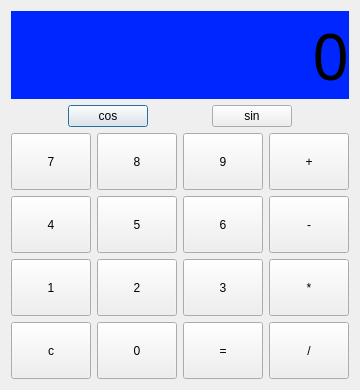
<?xml version="1.0" encoding="UTF-8"?>
<ui version="4.0">
 <class>expr</class>
 <widget class="QDialog" name="expr">
  <property name="geometry">
   <rect>
    <x>0</x>
    <y>0</y>
    <width>358</width>
    <height>390</height>
   </rect>
  </property>
  <property name="windowTitle">
   <string>计算器</string>
  </property>
  <layout class="QVBoxLayout" name="verticalLayout_2" stretch="2,8">
   <item>
    <widget class="QLabel" name="lbl_display">
     <property name="font">
      <font>
       <family>Agency FB</family>
       <pointsize>48</pointsize>
       <weight>50</weight>
       <italic>false</italic>
       <bold>false</bold>
      </font>
     </property>
     <property name="acceptDrops">
      <bool>false</bool>
     </property>
     <property name="styleSheet">
      <string notr="true">font: 48pt &quot;Agency FB&quot;;
background-color: rgb(0, 38, 255);</string>
     </property>
     <property name="text">
      <string>0</string>
     </property>
     <property name="scaledContents">
      <bool>false</bool>
     </property>
     <property name="alignment">
      <set>Qt::AlignRight|Qt::AlignTrailing|Qt::AlignVCenter</set>
     </property>
    </widget>
   </item>
   <item>
    <layout class="QVBoxLayout" name="verticalLayout" stretch="0,0">
     <property name="sizeConstraint">
      <enum>QLayout::SetDefaultConstraint</enum>
     </property>
     <item>
      <layout class="QHBoxLayout" name="horizontalLayout">
       <item>
        <spacer name="horizontalSpacer_2">
         <property name="orientation">
          <enum>Qt::Horizontal</enum>
         </property>
         <property name="sizeHint" stdset="0">
          <size>
           <width>40</width>
           <height>20</height>
          </size>
         </property>
        </spacer>
       </item>
       <item>
        <widget class="QPushButton" name="btn_cos">
         <property name="text">
          <string>cos</string>
         </property>
        </widget>
       </item>
       <item>
        <spacer name="horizontalSpacer">
         <property name="orientation">
          <enum>Qt::Horizontal</enum>
         </property>
         <property name="sizeHint" stdset="0">
          <size>
           <width>40</width>
           <height>20</height>
          </size>
         </property>
        </spacer>
       </item>
       <item>
        <widget class="QPushButton" name="btn_sin">
         <property name="text">
          <string>sin</string>
         </property>
        </widget>
       </item>
       <item>
        <spacer name="horizontalSpacer_3">
         <property name="orientation">
          <enum>Qt::Horizontal</enum>
         </property>
         <property name="sizeHint" stdset="0">
          <size>
           <width>40</width>
           <height>20</height>
          </size>
         </property>
        </spacer>
       </item>
      </layout>
     </item>
     <item>
      <layout class="QGridLayout" name="gridLayout">
       <item row="0" column="0">
        <widget class="QPushButton" name="btn_7">
         <property name="sizePolicy">
          <sizepolicy hsizetype="Expanding" vsizetype="Expanding">
           <horstretch>0</horstretch>
           <verstretch>0</verstretch>
          </sizepolicy>
         </property>
         <property name="text">
          <string>7</string>
         </property>
        </widget>
       </item>
       <item row="0" column="2">
        <widget class="QPushButton" name="btn_9">
         <property name="sizePolicy">
          <sizepolicy hsizetype="Expanding" vsizetype="Expanding">
           <horstretch>0</horstretch>
           <verstretch>0</verstretch>
          </sizepolicy>
         </property>
         <property name="text">
          <string>9</string>
         </property>
        </widget>
       </item>
       <item row="0" column="1">
        <widget class="QPushButton" name="btn_8">
         <property name="sizePolicy">
          <sizepolicy hsizetype="Expanding" vsizetype="Expanding">
           <horstretch>0</horstretch>
           <verstretch>0</verstretch>
          </sizepolicy>
         </property>
         <property name="text">
          <string>8</string>
         </property>
        </widget>
       </item>
       <item row="1" column="0">
        <widget class="QPushButton" name="btn_4">
         <property name="sizePolicy">
          <sizepolicy hsizetype="Expanding" vsizetype="Expanding">
           <horstretch>0</horstretch>
           <verstretch>0</verstretch>
          </sizepolicy>
         </property>
         <property name="text">
          <string>4</string>
         </property>
        </widget>
       </item>
       <item row="1" column="2">
        <widget class="QPushButton" name="btn_6">
         <property name="sizePolicy">
          <sizepolicy hsizetype="Expanding" vsizetype="Expanding">
           <horstretch>0</horstretch>
           <verstretch>0</verstretch>
          </sizepolicy>
         </property>
         <property name="text">
          <string>6</string>
         </property>
        </widget>
       </item>
       <item row="2" column="0">
        <widget class="QPushButton" name="btn_1">
         <property name="sizePolicy">
          <sizepolicy hsizetype="Expanding" vsizetype="Expanding">
           <horstretch>0</horstretch>
           <verstretch>0</verstretch>
          </sizepolicy>
         </property>
         <property name="text">
          <string>1</string>
         </property>
        </widget>
       </item>
       <item row="2" column="1">
        <widget class="QPushButton" name="btn_2">
         <property name="sizePolicy">
          <sizepolicy hsizetype="Expanding" vsizetype="Expanding">
           <horstretch>0</horstretch>
           <verstretch>0</verstretch>
          </sizepolicy>
         </property>
         <property name="text">
          <string>2</string>
         </property>
        </widget>
       </item>
       <item row="0" column="3">
        <widget class="QPushButton" name="btn_plus">
         <property name="sizePolicy">
          <sizepolicy hsizetype="Expanding" vsizetype="Expanding">
           <horstretch>0</horstretch>
           <verstretch>0</verstretch>
          </sizepolicy>
         </property>
         <property name="text">
          <string>+</string>
         </property>
        </widget>
       </item>
       <item row="2" column="2">
        <widget class="QPushButton" name="btn_3">
         <property name="sizePolicy">
          <sizepolicy hsizetype="Expanding" vsizetype="Expanding">
           <horstretch>0</horstretch>
           <verstretch>0</verstretch>
          </sizepolicy>
         </property>
         <property name="text">
          <string>3</string>
         </property>
        </widget>
       </item>
       <item row="1" column="3">
        <widget class="QPushButton" name="btn_sub">
         <property name="sizePolicy">
          <sizepolicy hsizetype="Expanding" vsizetype="Expanding">
           <horstretch>0</horstretch>
           <verstretch>0</verstretch>
          </sizepolicy>
         </property>
         <property name="text">
          <string>-</string>
         </property>
        </widget>
       </item>
       <item row="3" column="3">
        <widget class="QPushButton" name="btn_div">
         <property name="sizePolicy">
          <sizepolicy hsizetype="Expanding" vsizetype="Expanding">
           <horstretch>0</horstretch>
           <verstretch>0</verstretch>
          </sizepolicy>
         </property>
         <property name="text">
          <string>/</string>
         </property>
        </widget>
       </item>
       <item row="3" column="1">
        <widget class="QPushButton" name="btn_0">
         <property name="sizePolicy">
          <sizepolicy hsizetype="Expanding" vsizetype="Expanding">
           <horstretch>0</horstretch>
           <verstretch>0</verstretch>
          </sizepolicy>
         </property>
         <property name="text">
          <string>0</string>
         </property>
        </widget>
       </item>
       <item row="2" column="3">
        <widget class="QPushButton" name="btn_mul">
         <property name="sizePolicy">
          <sizepolicy hsizetype="Expanding" vsizetype="Expanding">
           <horstretch>0</horstretch>
           <verstretch>0</verstretch>
          </sizepolicy>
         </property>
         <property name="text">
          <string>*</string>
         </property>
        </widget>
       </item>
       <item row="3" column="0">
        <widget class="QPushButton" name="btn_clear">
         <property name="sizePolicy">
          <sizepolicy hsizetype="Expanding" vsizetype="Expanding">
           <horstretch>0</horstretch>
           <verstretch>0</verstretch>
          </sizepolicy>
         </property>
         <property name="text">
          <string>c</string>
         </property>
        </widget>
       </item>
       <item row="3" column="2">
        <widget class="QPushButton" name="btn_equal">
         <property name="sizePolicy">
          <sizepolicy hsizetype="Expanding" vsizetype="Expanding">
           <horstretch>0</horstretch>
           <verstretch>0</verstretch>
          </sizepolicy>
         </property>
         <property name="text">
          <string>=</string>
         </property>
        </widget>
       </item>
       <item row="1" column="1">
        <widget class="QPushButton" name="btn_5">
         <property name="sizePolicy">
          <sizepolicy hsizetype="Expanding" vsizetype="Expanding">
           <horstretch>0</horstretch>
           <verstretch>0</verstretch>
          </sizepolicy>
         </property>
         <property name="text">
          <string>5</string>
         </property>
        </widget>
       </item>
      </layout>
     </item>
    </layout>
   </item>
  </layout>
  <zorder>lbl_display</zorder>
  <zorder></zorder>
  <zorder>btn_cos</zorder>
  <zorder>btn_sin</zorder>
 </widget>
 <layoutdefault spacing="6" margin="11"/>
 <resources/>
 <connections/>
</ui>
